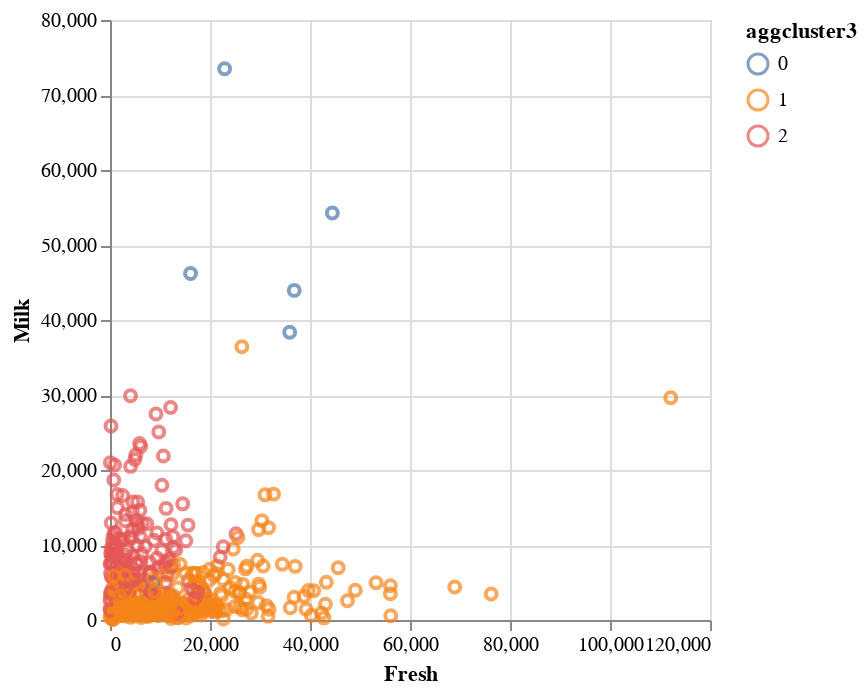
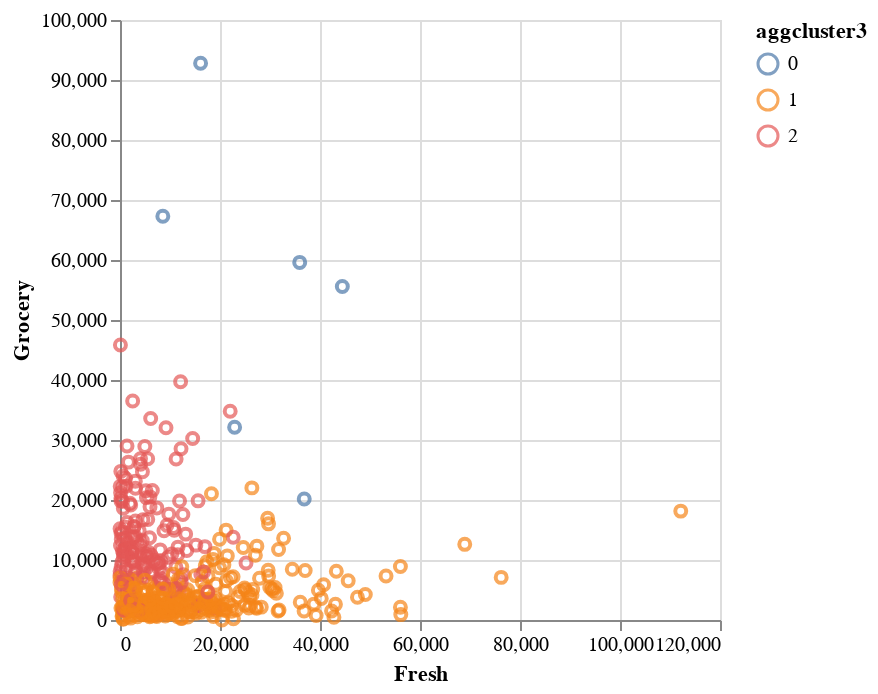
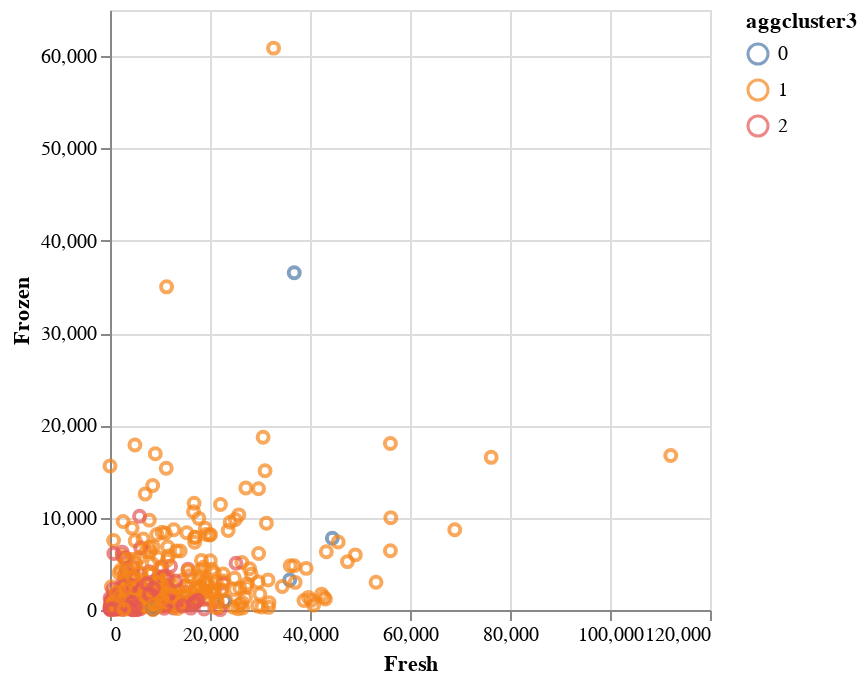
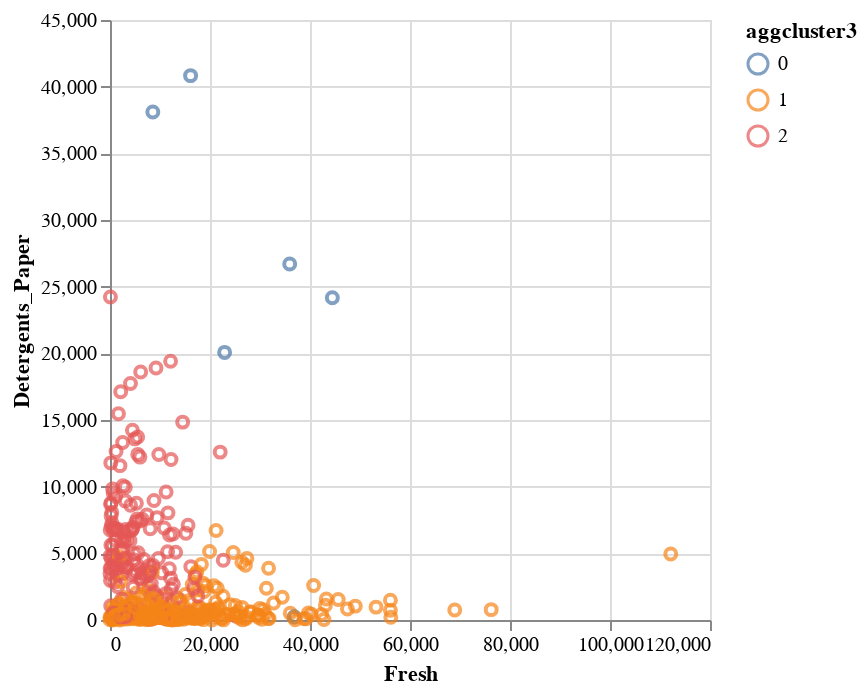

The notebook cell these images were saved under, in order:
### Code cell
# Solution
base = alt.Chart(df).mark_point().encode(color='aggcluster3:N')
for a, b in pairs:
  base.encode(x=a, y=b).display()

### Figure 1 — Vega-Lite specification as saved in the notebook (floating-point values rounded to 4 significant figures; data arrays with more than 128 entries replaced by an {"elided": "..."} marker saying what was removed)
{"config": {"view": {"continuousWidth": 300, "continuousHeight": 300}}, "data": {"name": "data-a47f0aa4f1bee38ba2cf3637985cf06e"}, "mark": {"type": "point"}, "encoding": {"color": {"field": "aggcluster3", "type": "nominal"}, "x": {"field": "Fresh", "type": "quantitative"}, "y": {"field": "Milk", "type": "quantitative"}}, "$schema": "https://vega.github.io/schema/vega-lite/v5.20.1.json", "datasets": {"data-a47f0aa4f1bee38ba2cf3637985cf06e": {"elided": "440 records"}}}

### Figure 2 — Vega-Lite specification as saved in the notebook (floating-point values rounded to 4 significant figures; data arrays with more than 128 entries replaced by an {"elided": "..."} marker saying what was removed)
{"config": {"view": {"continuousWidth": 300, "continuousHeight": 300}}, "data": {"name": "data-a47f0aa4f1bee38ba2cf3637985cf06e"}, "mark": {"type": "point"}, "encoding": {"color": {"field": "aggcluster3", "type": "nominal"}, "x": {"field": "Fresh", "type": "quantitative"}, "y": {"field": "Grocery", "type": "quantitative"}}, "$schema": "https://vega.github.io/schema/vega-lite/v5.20.1.json", "datasets": {"data-a47f0aa4f1bee38ba2cf3637985cf06e": {"elided": "440 records"}}}

### Figure 3 — Vega-Lite specification as saved in the notebook (floating-point values rounded to 4 significant figures; data arrays with more than 128 entries replaced by an {"elided": "..."} marker saying what was removed)
{"config": {"view": {"continuousWidth": 300, "continuousHeight": 300}}, "data": {"name": "data-a47f0aa4f1bee38ba2cf3637985cf06e"}, "mark": {"type": "point"}, "encoding": {"color": {"field": "aggcluster3", "type": "nominal"}, "x": {"field": "Fresh", "type": "quantitative"}, "y": {"field": "Frozen", "type": "quantitative"}}, "$schema": "https://vega.github.io/schema/vega-lite/v5.20.1.json", "datasets": {"data-a47f0aa4f1bee38ba2cf3637985cf06e": {"elided": "440 records"}}}

### Figure 4 — Vega-Lite specification as saved in the notebook (floating-point values rounded to 4 significant figures; data arrays with more than 128 entries replaced by an {"elided": "..."} marker saying what was removed)
{"config": {"view": {"continuousWidth": 300, "continuousHeight": 300}}, "data": {"name": "data-a47f0aa4f1bee38ba2cf3637985cf06e"}, "mark": {"type": "point"}, "encoding": {"color": {"field": "aggcluster3", "type": "nominal"}, "x": {"field": "Fresh", "type": "quantitative"}, "y": {"field": "Detergents_Paper", "type": "quantitative"}}, "$schema": "https://vega.github.io/schema/vega-lite/v5.20.1.json", "datasets": {"data-a47f0aa4f1bee38ba2cf3637985cf06e": {"elided": "440 records"}}}
